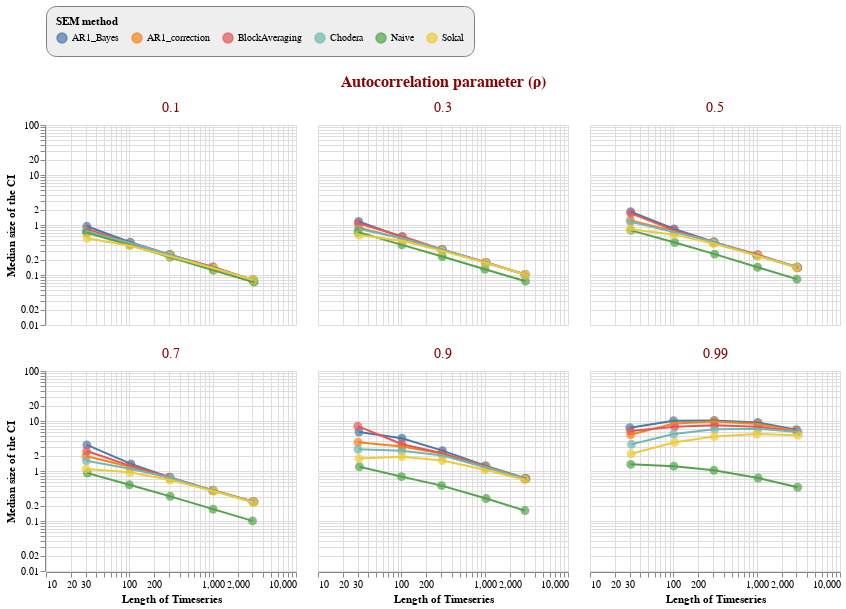

Here is the notebook cell this chart was saved with:
### Code cell
data2 = pd.DataFrame(results.groupby(['methodName', 'timeSeriesLength', 'trueRho'])['ci_size'].median()).reset_index()

# the base chart
base = alt.Chart(data2).transform_calculate(
    x_jittered = '0.05*random()*datum.timeSeriesLength+datum.timeSeriesLength',
    ymin = "datum.confIntLow",#"(1.95996*datum.std / 100)",
    ymax = "datum.confIntHigh",#"(1.95996*datum.std / 100)",
)


#generate the scatter points:
points = base.mark_point(filled=True).encode(
    x=alt.X('x_jittered:Q',scale=alt.Scale(type='log'),title='Length of Timeseries'),
    y=alt.Y('ci_size:Q',scale=alt.Scale(type='log'),title='Median size of the CI'),
    size=alt.value(80),
    color=alt.Color('methodName', legend=alt.Legend(title="SEM method")))

#generate the scatter points:
line = base.mark_line().encode(
    x=alt.X('x_jittered:Q'),
    y=alt.Y('ci_size:Q'),
    color='methodName')

chart = alt.layer(
    
  points,
  line
    
).properties(
    width=250,
    height=200
    ).facet(facet=alt.Facet('trueRho:N',title='Autocorrelation parameter (ρ)'), columns=3)


chart = chart.configure_header(titleColor='darkred',
                       titleFontSize=16,
                      labelColor='darkred',
                      labelFontSize=14)

chart = chart.configure_legend(
    strokeColor='gray',
    fillColor='#EEEEEE',
    padding=10,
    cornerRadius=10,
    orient='top'
)


chart.interactive()

### Figure 1 — Vega-Lite specification as saved in the notebook (floating-point values rounded to 4 significant figures; data arrays with more than 128 entries replaced by an {"elided": "..."} marker saying what was removed)
{"config": {"view": {"continuousWidth": 400, "continuousHeight": 300}, "header": {"labelColor": "darkred", "labelFontSize": 14, "titleColor": "darkred", "titleFontSize": 16}, "legend": {"cornerRadius": 10, "fillColor": "#EEEEEE", "orient": "top", "padding": 10, "strokeColor": "gray"}}, "data": {"name": "data-2351fa3bda833afb198a8012b2b8b374"}, "facet": {"type": "nominal", "field": "trueRho", "title": "Autocorrelation parameter (ρ)"}, "spec": {"layer": [{"mark": {"type": "point", "filled": true}, "encoding": {"color": {"type": "nominal", "field": "methodName", "legend": {"title": "SEM method"}}, "size": {"value": 80}, "x": {"type": "quantitative", "field": "x_jittered", "scale": {"type": "log"}, "title": "Length of Timeseries"}, "y": {"type": "quantitative", "field": "ci_size", "scale": {"type": "log"}, "title": "Median size of the CI"}}, "selection": {"selector110": {"type": "interval", "bind": "scales", "encodings": ["x", "y"]}}, "transform": [{"calculate": "0.05*random()*datum.timeSeriesLength+datum.timeSeriesLength", "as": "x_jittered"}, {"calculate": "datum.confIntLow", "as": "ymin"}, {"calculate": "datum.confIntHigh", "as": "ymax"}]}, {"mark": "line", "encoding": {"color": {"type": "nominal", "field": "methodName"}, "x": {"type": "quantitative", "field": "x_jittered"}, "y": {"type": "quantitative", "field": "ci_size"}}, "transform": [{"calculate": "0.05*random()*datum.timeSeriesLength+datum.timeSeriesLength", "as": "x_jittered"}, {"calculate": "datum.confIntLow", "as": "ymin"}, {"calculate": "datum.confIntHigh", "as": "ymax"}]}], "height": 200, "width": 250}, "columns": 3, "$schema": "https://vega.github.io/schema/vega-lite/v4.8.1.json", "datasets": {"data-2351fa3bda833afb198a8012b2b8b374": {"elided": "180 records"}}}
